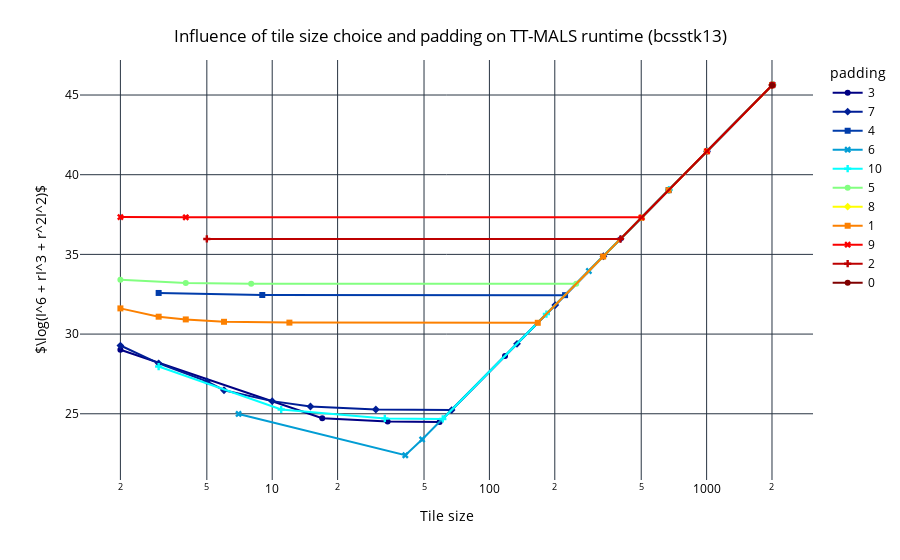

Here is the notebook cell this chart was saved with:
### Code cell
line_plot_padding_tile_size_tt_mals_runtime_per_matrix(padding_df, "bcsstk13")

### Figure 1 — Plotly figure (JSON) as saved in the notebook; plotly's stock layout.template omitted (floating-point values rounded to 4 significant figures)
{"data": [{"hovertemplate": "padding=3<br>Tile size=%{x}<br>log_obj_func=%{y}<extra></extra>", "legendgroup": "3", "line": {"color": "rgb(0, 0, 131)", "dash": "solid"}, "marker": {"symbol": "circle"}, "mode": "lines+markers", "name": "3", "orientation": "v", "showlegend": true, "x": [2.0, 17.0, 34.0, 59.0, 118.0, 1003.0, 2006.0], "xaxis": "x", "y": [29.02, 24.72, 24.51, 24.48, 28.62, 41.46, 45.62], "yaxis": "y", "type": "scatter"}, {"hovertemplate": "padding=7<br>Tile size=%{x}<br>log_obj_func=%{y}<extra></extra>", "legendgroup": "7", "line": {"color": "rgb(0, 30, 150)", "dash": "solid"}, "marker": {"symbol": "diamond"}, "mode": "lines+markers", "name": "7", "orientation": "v", "showlegend": true, "x": [2.0, 3.0, 5.0, 6.0, 10.0, 15.0, 30.0, 67.0, 134.0, 201.0, 335.0, 402.0, 670.0, 1005.0, 2010.0], "xaxis": "x", "y": [29.28, 28.17, 27.04, 26.48, 25.79, 25.46, 25.27, 25.23, 29.39, 31.82, 34.88, 35.98, 39.04, 41.48, 45.64], "yaxis": "y", "type": "scatter"}, {"hovertemplate": "padding=4<br>Tile size=%{x}<br>log_obj_func=%{y}<extra></extra>", "legendgroup": "4", "line": {"color": "rgb(0, 60, 170)", "dash": "solid"}, "marker": {"symbol": "square"}, "mode": "lines+markers", "name": "4", "orientation": "v", "showlegend": true, "x": [3.0, 9.0, 223.0, 669.0, 2007.0], "xaxis": "x", "y": [32.58, 32.45, 32.44, 39.03, 45.63], "yaxis": "y", "type": "scatter"}, {"hovertemplate": "padding=6<br>Tile size=%{x}<br>log_obj_func=%{y}<extra></extra>", "legendgroup": "6", "line": {"color": "rgb(2, 157, 212)", "dash": "solid"}, "marker": {"symbol": "x"}, "mode": "lines+markers", "name": "6", "orientation": "v", "showlegend": true, "x": [7.0, 41.0, 49.0, 287.0, 2009.0], "xaxis": "x", "y": [24.99, 22.4, 23.39, 33.96, 45.63], "yaxis": "y", "type": "scatter"}, {"hovertemplate": "padding=10<br>Tile size=%{x}<br>log_obj_func=%{y}<extra></extra>", "legendgroup": "10", "line": {"color": "rgb(5, 255, 255)", "dash": "solid"}, "marker": {"symbol": "cross"}, "mode": "lines+markers", "name": "10", "orientation": "v", "showlegend": true, "x": [3.0, 11.0, 33.0, 61.0, 183.0, 671.0, 2013.0], "xaxis": "x", "y": [27.96, 25.27, 24.71, 24.67, 31.26, 39.05, 45.64], "yaxis": "y", "type": "scatter"}, {"hovertemplate": "padding=5<br>Tile size=%{x}<br>log_obj_func=%{y}<extra></extra>", "legendgroup": "5", "line": {"color": "rgb(130, 255, 128)", "dash": "solid"}, "marker": {"symbol": "circle"}, "mode": "lines+markers", "name": "5", "orientation": "v", "showlegend": true, "x": [2.0, 4.0, 8.0, 251.0, 502.0, 1004.0, 2008.0], "xaxis": "x", "y": [33.41, 33.2, 33.16, 33.15, 37.31, 41.47, 45.63], "yaxis": "y", "type": "scatter"}, {"hovertemplate": "padding=8<br>Tile size=%{x}<br>log_obj_func=%{y}<extra></extra>", "legendgroup": "8", "line": {"color": "rgb(255, 255, 0)", "dash": "solid"}, "marker": {"symbol": "diamond"}, "mode": "lines+markers", "name": "8", "orientation": "v", "showlegend": true, "x": [2011.0], "xaxis": "x", "y": [45.64], "yaxis": "y", "type": "scatter"}, {"hovertemplate": "padding=1<br>Tile size=%{x}<br>log_obj_func=%{y}<extra></extra>", "legendgroup": "1", "line": {"color": "rgb(252, 128, 0)", "dash": "solid"}, "marker": {"symbol": "square"}, "mode": "lines+markers", "name": "1", "orientation": "v", "showlegend": true, "x": [2.0, 3.0, 4.0, 6.0, 12.0, 167.0, 334.0, 501.0, 668.0, 1002.0, 2004.0], "xaxis": "x", "y": [31.61, 31.09, 30.92, 30.77, 30.72, 30.71, 34.87, 37.3, 39.03, 41.46, 45.62], "yaxis": "y", "type": "scatter"}, {"hovertemplate": "padding=9<br>Tile size=%{x}<br>log_obj_func=%{y}<extra></extra>", "legendgroup": "9", "line": {"color": "rgb(250, 0, 0)", "dash": "solid"}, "marker": {"symbol": "x"}, "mode": "lines+markers", "name": "9", "orientation": "v", "showlegend": true, "x": [2.0, 4.0, 503.0, 1006.0, 2012.0], "xaxis": "x", "y": [37.34, 37.33, 37.32, 41.48, 45.64], "yaxis": "y", "type": "scatter"}, {"hovertemplate": "padding=2<br>Tile size=%{x}<br>log_obj_func=%{y}<extra></extra>", "legendgroup": "2", "line": {"color": "rgb(189, 0, 0)", "dash": "solid"}, "marker": {"symbol": "cross"}, "mode": "lines+markers", "name": "2", "orientation": "v", "showlegend": true, "x": [5.0, 401.0, 2005.0], "xaxis": "x", "y": [35.97, 35.96, 45.62], "yaxis": "y", "type": "scatter"}, {"hovertemplate": "padding=0<br>Tile size=%{x}<br>log_obj_func=%{y}<extra></extra>", "legendgroup": "0", "line": {"color": "rgb(128, 0, 0)", "dash": "solid"}, "marker": {"symbol": "circle"}, "mode": "lines+markers", "name": "0", "orientation": "v", "showlegend": true, "x": [2003.0], "xaxis": "x", "y": [45.61], "yaxis": "y", "type": "scatter"}], "layout": {"xaxis": {"anchor": "y", "domain": [0.0, 1.0], "title": {"text": "Tile size"}, "type": "log"}, "yaxis": {"anchor": "x", "domain": [0.0, 1.0], "title": {"text": "$\\log(I^6 + rI^3 + r^2I^2)$"}}, "legend": {"title": {"text": "padding"}, "tracegroupgap": 0}, "margin": {"t": 60}, "title": {"text": "Influence of tile size choice and padding on TT-MALS runtime (bcsstk13)", "x": 0.5, "xanchor": "center", "yanchor": "top"}, "font": {"color": "black"}, "plot_bgcolor": "white", "paper_bgcolor": "white"}}
